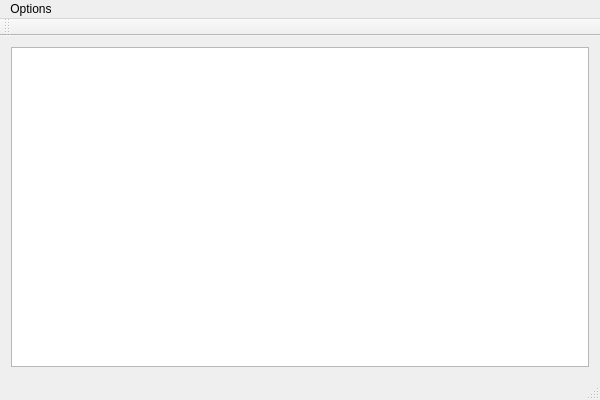
<?xml version="1.0" encoding="UTF-8"?>
<ui version="4.0">
 <class>MainWindow</class>
 <widget class="QMainWindow" name="MainWindow">
  <property name="geometry">
   <rect>
    <x>0</x>
    <y>0</y>
    <width>600</width>
    <height>400</height>
   </rect>
  </property>
  <property name="windowTitle">
   <string>Fanorona</string>
  </property>
  <property name="windowIcon">
   <iconset resource="image.qrc">
    <normaloff>:/img/lg.png</normaloff>:/img/lg.png</iconset>
  </property>
  <widget class="QWidget" name="centralWidget">
   <layout class="QHBoxLayout" name="horizontalLayout_2">
    <item>
     <layout class="QHBoxLayout" name="horizontalLayout">
      <item>
       <widget class="QGraphicsView" name="graphicsView"/>
      </item>
     </layout>
    </item>
   </layout>
  </widget>
  <widget class="QMenuBar" name="menuBar">
   <property name="geometry">
    <rect>
     <x>0</x>
     <y>0</y>
     <width>600</width>
     <height>22</height>
    </rect>
   </property>
   <widget class="QMenu" name="menuOptions">
    <property name="title">
     <string>Options</string>
    </property>
    <addaction name="actionNouveau"/>
    <addaction name="desacAction"/>
    <addaction name="actionRule"/>
    <addaction name="actionSwitch"/>
   </widget>
   <addaction name="menuOptions"/>
  </widget>
  <widget class="QToolBar" name="mainToolBar">
   <attribute name="toolBarArea">
    <enum>TopToolBarArea</enum>
   </attribute>
   <attribute name="toolBarBreak">
    <bool>false</bool>
   </attribute>
  </widget>
  <widget class="QStatusBar" name="statusBar"/>
  <action name="actionNouveau">
   <property name="text">
    <string>Nouveau</string>
   </property>
  </action>
  <action name="actionRule">
   <property name="text">
    <string>A propos</string>
   </property>
  </action>
  <action name="desacAction">
   <property name="checkable">
    <bool>true</bool>
   </property>
   <property name="text">
    <string>Désactiver les commentaires</string>
   </property>
  </action>
  <action name="actionSwitch">
   <property name="text">
    <string>Jouer avec un autre règle</string>
   </property>
  </action>
 </widget>
 <layoutdefault spacing="6" margin="11"/>
 <resources>
  <include location="image.qrc"/>
 </resources>
 <connections/>
</ui>
